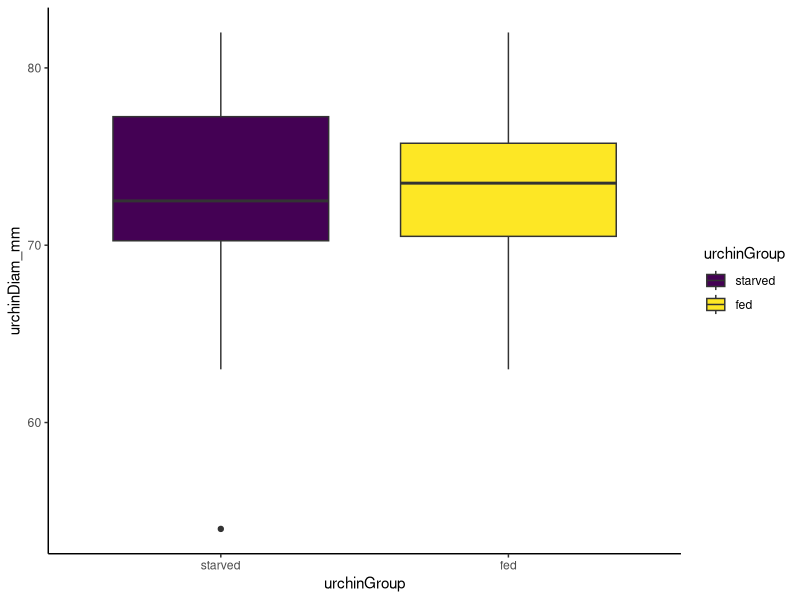
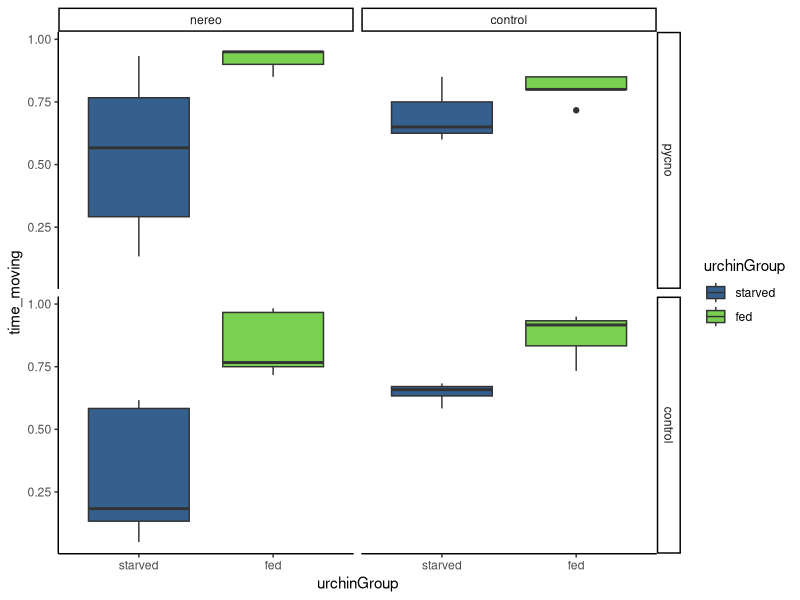
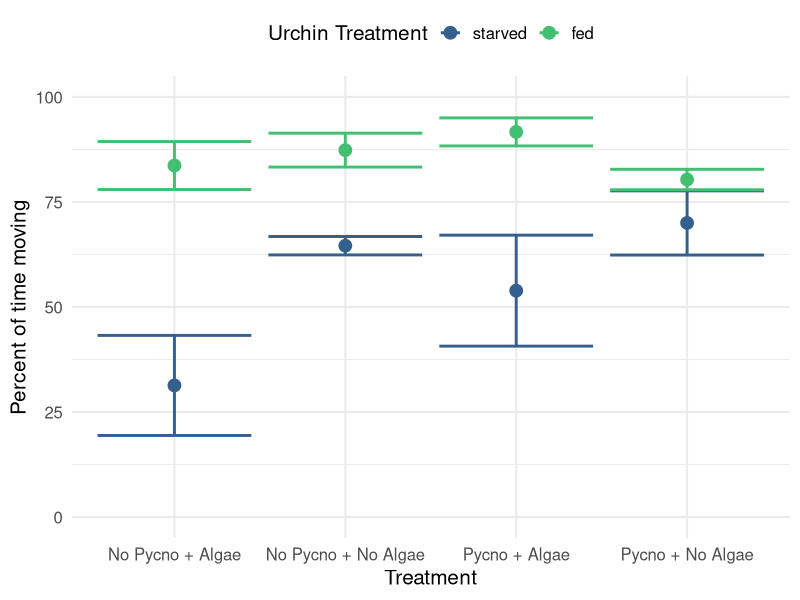
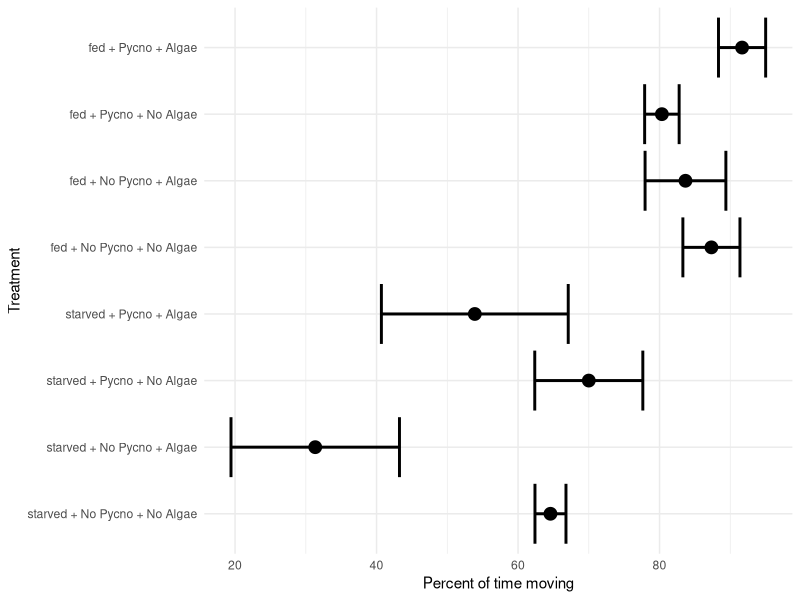

Write the R code that produced these figures, in order. (Note: this script raises an error after producing the figures.)
#++++++++++++++++++++++++++++++++++++++++++++++++++++++++++++++++++++++++++++++++++
#                                                                                ##
# Pycno-Urchin Dataset 2021 Figure Exploration                                   ##
# Script created 2021-08-31                                                      ##
# Last updated 2021-09-04                                                        ##
# Data source: Ross Whippo                                                       ##
# R code prepared by Ross Whippo                                                 ##
#                                                                                ##
#++++++++++++++++++++++++++++++++++++++++++++++++++++++++++++++++++++++++++++++++++

# SUMMARY:
# A script to QAQC and parse the 2021 pycno-urchin dataset.


# Required Files (check that script is loading latest version):
# trials2021_QAQC.csv

# Associated Scripts:
# trials2021_dataset_QAQC.R
# trials2021_model1.R

# TO DO 

# +++++++++++++++++++++++++++++++++++++++++++++++++++++++++++++++++++++++++++++++++
# TABLE OF CONTENTS                                                            ####
#                                                                                 +
# RECENT CHANGES TO SCRIPT                                                        +
# LOAD PACKAGES                                                                   +
# READ IN DATA                                                                    +
# MANIPULATE DATA                                                                 +
#                                                                                 +
#++++++++++++++++++++++++++++++++++++++++++++++++++++++++++++++++++++++++++++++++++

#++++++++++++++++++++++++++++++++++++++++++++++++++++++++++++++++++++++++++++++++++
# RECENT CHANGES TO SCRIPT                                                     ####
#++++++++++++++++++++++++++++++++++++++++++++++++++++++++++++++++++++++++++++++++++

# 2021-08-31 Script created

#++++++++++++++++++++++++++++++++++++++++++++++++++++++++++++++++++++++++++++++++++
# LOAD PACKAGES                                                                ####
#++++++++++++++++++++++++++++++++++++++++++++++++++++++++++++++++++++++++++++++++++

library(tidyverse)
library(viridis)

# set plot theme
theme_set(theme_classic())

#++++++++++++++++++++++++++++++++++++++++++++++++++++++++++++++++++++++++++++++++++
# READ IN DATA                                                                 ####
#++++++++++++++++++++++++++++++++++++++++++++++++++++++++++++++++++++++++++++++++++

trials2021_Q <- read_csv("Data/2021/trials2021_QAQC.csv", 
                       col_types = cols(algalTreat = col_factor(levels = c("nereo", "control")), 
                                        date = col_character(),  location = col_character(), 
                                        movement = col_character(), 
                                        pycnoTreat = col_factor(levels = c("pycno", "control")), 
                                        tank = col_factor(levels = c("TF1", "TF2")), 
                                        timeBegin = col_character(), timeEnd = col_character(), 
                                        urchinGroup = col_factor(levels = c("starved","fed")),
                                        location = col_factor(levels = c("c", "m", "f"))))

#++++++++++++++++++++++++++++++++++++++++++++++++++++++++++++++++++++++++++++++++++
# MANIPULATE DATA                                                              ####
#++++++++++++++++++++++++++++++++++++++++++++++++++++++++++++++++++++++++++++++++++

# is there a difference in mean test diameter between groups?

diams <- trials2021_Q %>%
  select(trial, urchinGroup, urchinDiam_mm) %>%
  distinct(trial, urchinGroup, urchinDiam_mm)

diams %>%
  ggplot(aes(x = urchinGroup, y = urchinDiam_mm, fill = urchinGroup)) +
  geom_boxplot() +
  scale_fill_viridis(discrete = TRUE)

t.test(urchinDiam_mm ~ urchinGroup, data = diams)

# Welch Two Sample t-test

# data:  urchinDiam_mm by urchinGroup
# t = -1.7371, df = 44.656, p-value = 0.08927
# alternative hypothesis: true difference in means is not equal to 0
# 95 percent confidence interval:
#  -5.9320892  0.4387559
# sample estimates:
#  mean in group starved     mean in group fed 
# 70.92000              73.66667 

# NO, 2.75mm average difference 

# is there a difference in time spent moving among all treatments?

movement <- trials2021_Q %>%
  select(trial, urchinGroup, pycnoTreat, algalTreat, movement) %>%
  filter(movement != "st") %>%
  add_column(move = 1) %>%
  group_by(trial, urchinGroup, pycnoTreat, algalTreat, move) %>%
  count(move) %>%
  mutate(time_moving = n/60)

movement %>%
  ggplot(aes(x = urchinGroup, y = time_moving, fill = urchinGroup)) +
  geom_boxplot() +
  scale_fill_viridis(discrete = TRUE, begin = 0.3, end = 0.8) +
  facet_grid(pycnoTreat ~ algalTreat)

# FHL Talk Figure (starved urchins always moved less)

movement %>%
  mutate(pycnoTreat = ifelse(pycnoTreat == 'pycno', "Pycno", "No Pycno")) %>%
  mutate(algalTreat = ifelse(algalTreat == 'nereo', "Algae", "No Algae")) %>%
  mutate(`Urchin Treatment` = urchinGroup) %>%
  unite("Treatment", pycnoTreat:algalTreat, sep = " + ") %>%
  mutate(`Percent of time moving` = time_moving*100) %>%
  ggplot(aes(x = Treatment, y = `Percent of time moving`, color = `Urchin Treatment`)) +
  scale_color_viridis(discrete = TRUE,
                      begin = 0.3,
                      end = 0.7,
                      option = "viridis") +
    stat_summary(
      geom = "point",
      fun = "mean",
      size = 4,
      shape = 19
    ) +
    geom_errorbar(stat="summary", fun.data="mean_se", size = 1) +
  scale_y_continuous(limits = c(0,100)) +
  theme_minimal(base_size = 15) +
  theme(legend.position = "top") 


# WSN Figure, urchin movement (used w/ treatment table icons)
movement %>%
  mutate(pycnoTreat = ifelse(pycnoTreat == 'pycno', "Pycno", "No Pycno")) %>%
  mutate(algalTreat = ifelse(algalTreat == 'nereo', "Algae", "No Algae")) %>%
  mutate(`Urchin Treatment` = urchinGroup) %>%
  unite("Treatment", urchinGroup:algalTreat, sep = " + ") %>%
  mutate(Treatment = as.factor(Treatment)) %>%
  mutate(Treatment =  factor(Treatment, levels = c("starved + No Pycno + No Algae",
                                                   "starved + No Pycno + Algae",
                                                   "starved + Pycno + No Algae",
                                                   "starved + Pycno + Algae",
                                                   "fed + No Pycno + No Algae",
                                                   "fed + No Pycno + Algae",
                                                   "fed + Pycno + No Algae",
                                                   "fed + Pycno + Algae"))) %>%
  mutate(`Percent of time moving` = time_moving*100) %>%
  ggplot(aes(x = `Percent of time moving`, y = Treatment)) + 
  stat_summary(
    geom = "point",
    fun = "mean",
    size = 4,
    shape = 19
  ) +
  geom_errorbar(stat="summary", fun.data="mean_se", size = 1) +
  theme_minimal()
  


urchin_timeseries %>%
  group_by(pycno, ID) %>%
  mutate(cc = cumsum(consumed) * 0.339) %>%
  mutate(Treatment = ifelse(pycno == 'yes', "Pycno", "Control")) %>%
  ggplot(aes(x = hours, y = cc, color = Treatment)) +
  scale_color_viridis(discrete = TRUE,
                      begin = 0.3,
                      end = 0.7,
                      option = "magma") +
  geom_line(aes(group = ID), alpha = 0.3) +
  stat_summary(
    geom = "point",
    fun = "mean",
    size = 4,
    shape = 19
  ) +
  geom_errorbar(stat="summary", fun.data="mean_se", size = 1) +
  scale_y_continuous(name = "Amount of kelp consumed (g)") + 
  theme_minimal(base_size = 15) +
  theme(legend.position = "top") 




# do treatments spend different amounts of time interacting with the signal?

interaction <- trials2021_Q %>%
  select(trial, urchinGroup, pycnoTreat, algalTreat, interaction) %>%
  filter(interaction != "ni") %>%
  add_column(interact = 1) %>%
  group_by(trial, urchinGroup, pycnoTreat, algalTreat, interact) %>%
  count(interact) %>%
  mutate(time_interacting = n/60)

interaction %>%
  ggplot(aes(x = urchinGroup, y = time_interacting, fill = urchinGroup)) +
  geom_boxplot() +
  scale_fill_viridis(discrete = TRUE, begin = 0.3, end = 0.8) +
  facet_grid(pycnoTreat ~ algalTreat)

# FHL Talk Figure

interaction %>%
  mutate(pycnoTreat = ifelse(pycnoTreat == 'pycno', "Pycno", "No Pycno")) %>%
  mutate(algalTreat = ifelse(algalTreat == 'nereo', "Algae", "No Algae")) %>%
  mutate(`Urchin Treatment` = urchinGroup) %>%
  unite("Treatment", pycnoTreat:algalTreat, sep = " + ") %>%
  filter(Treatment %in% c("No Pycno + Algae", "Pycno + Algae")) %>%
  mutate(`Percent of time interacting` = time_interacting*100) %>%
  ggplot(aes(x = Treatment, y = `Percent of time interacting`, color = `Urchin Treatment`)) +
  scale_color_viridis(discrete = TRUE,
                      begin = 0.3,
                      end = 0.7,
                      option = "viridis") +
  stat_summary(
    geom = "point",
    fun = "mean",
    size = 4,
    shape = 19
  ) +
  geom_errorbar(stat="summary", fun.data="mean_se", size = 1) +
  scale_y_continuous(limits = c(0,100)) +
  theme_minimal(base_size = 15) +
  theme(legend.position = "top") 

# WSN percent interaction figure
interaction %>%
  mutate(pycnoTreat = ifelse(pycnoTreat == 'pycno', "Pycno", "No Pycno")) %>%
  mutate(algalTreat = ifelse(algalTreat == 'nereo', "Algae", "No Algae")) %>%
  mutate(`Urchin Treatment` = urchinGroup) %>%
  filter(algalTreat == "Algae") %>%
  unite("Treatment", urchinGroup:algalTreat, sep = " + ") %>%
  mutate(`Percent of time interacting` = time_interacting*100) %>%
  mutate(Treatment =  factor(Treatment, levels = c("starved + No Pycno + Algae",
                                                   "starved + Pycno + Algae",
                                                   "fed + No Pycno + Algae",
                                                   "fed + Pycno + Algae"))) %>%
  ggplot(aes(x = `Percent of time interacting`, y = Treatment)) +
 stat_summary(
    geom = "point",
    fun = "mean",
    size = 4,
    shape = 19
  ) +
  geom_errorbar(stat="summary", fun.data="mean_se", size = 1) +
  scale_x_continuous(limits = c(0,100)) +
  theme_minimal(base_size = 15) +
  theme(legend.position = "top") 


# percent time urchins spent interacting
interact_percent <- interaction %>%
  unite(treats, algalTreat, pycnoTreat, sep = "_") %>%
  filter(treats == 'nereo_pycno') %>%
  group_by(urchinGroup) %>%
  summarise(mean(time_interacting)) 
  

movement %>%
  mutate(pycnoTreat = ifelse(pycnoTreat == 'pycno', "Pycno", "No Pycno")) %>%
  mutate(algalTreat = ifelse(algalTreat == 'nereo', "Algae", "No Algae")) %>%
  mutate(`Urchin Treatment` = urchinGroup) %>%
  unite("Treatment", pycnoTreat:algalTreat, sep = " + ") %>%
  mutate(`Percent of time moving` = time_moving*100) %>%
  ggplot(aes(x = Treatment, y = `Percent of time moving`, color = `Urchin Treatment`)) +
  scale_color_viridis(discrete = TRUE,
                      begin = 0.3,
                      end = 0.7,
                      option = "viridis") +
  stat_summary(
    geom = "point",
    fun = "mean",
    size = 4,
    shape = 19
  ) +
  geom_errorbar(stat="summary", fun.data="mean_se", size = 1) +
  scale_y_continuous(limits = c(0,100)) +
  theme_minimal(base_size = 15) +
  theme(legend.position = "top") 


# do urchin spend different amounts of time in distance zones among treatments?

location <- trials2021_Q %>%
  select(trial, urchinGroup, pycnoTreat, algalTreat, location) %>%
  add_column(locate = 1) %>%
  group_by(trial, urchinGroup, pycnoTreat, algalTreat, location) %>%
  count(locate) %>%
  mutate(time_spent = n/60)
location$location <- factor(location$location, levels = c("c", "m", "f"))

location %>%
  ggplot(aes(x = location, y = time_spent, fill = urchinGroup)) +
  geom_boxplot() +
  scale_fill_viridis(discrete = TRUE, begin = 0.3, end = 0.8) +
  facet_grid(pycnoTreat ~ algalTreat)

# is there a difference in movement + location?

move_loc <- trials2021_Q %>%
  select(trial, urchinGroup, pycnoTreat, algalTreat, movement, location) %>%
  mutate(moves = case_when(movement == "ma" ~ "moving",
                           movement == "mp" ~ "moving",
                           movement == "mt" ~ "moving",
                           movement == "st" ~ "still")) %>%
  unite(mov_loc, moves, location, sep = "_") %>%
  add_column(place = 1) %>%
  group_by(trial, urchinGroup, pycnoTreat, algalTreat, mov_loc) %>%
  count(place) %>%
  mutate(time_spent = n/60) 
move_loc$mov_loc <- factor(move_loc$mov_loc, levels = c("moving_c", "still_c", "moving_m", "still_m", "moving_f", "still_f"))

move_loc %>%
  ggplot(aes(x = mov_loc, y = time_spent, fill = urchinGroup)) +
  geom_boxplot() +
  scale_fill_viridis(discrete = TRUE, begin = 0.3, end = 0.8) +
  facet_wrap(pycnoTreat ~ algalTreat)

# What does movment look like over the course of an hour for each treatment?

time_move <- trials2021_Q %>%
  select(trial, urchinGroup, pycnoTreat, algalTreat, timePoint_min, distance_cm) %>%
  group_by(trial) %>%
  unite(treatment, pycnoTreat, algalTreat, sep = "_") %>%
  mutate(treatment = factor(treatment))


time_move %>%
  ggplot(aes(x = timePoint_min, y = distance_cm, fill = treatment, group = treatment)) +
  geom_point() +
  geom_smooth(method = "loess") +
  scale_fill_viridis(discrete = TRUE) +
  facet_wrap(.~ urchinGroup)

# direct comparison to Belleza et al 2021 Figure 2

NMIOdata <- trials2021_Q %>%
  select(trial, urchinGroup, pycnoTreat, algalTreat, movement, location, interaction) %>%
#  mutate(still = movement) %>%
#  mutate(recode(still, 'st' = 1,
#                'ma' = 0,
#                'mt' = 0,
#                'mp' = 0), 
#         .keep = 'unused') %>%
#  rename('still' = 'recode(still, st = 1, ma = 0, mt = 0, mp = 0)') %>%
#  mutate(still = as.character(still)) %>%
  pivot_longer(cols = c(movement, location, interaction),
               names_to = "behavior",
               values_to = "value") %>%
  mutate(recode(value, 'i' = 1,
         'ma' = 1,
         'mt' = 1,
         'mp' = 1,
         'c' = 1,
         'm' = 1,
         'ni' = 0,
         'f' = 0,
         'st' = 0)) %>%
        # '0' = 0,
        # '1' = 1)) %>%
  rename('count' = 'recode(...)') %>%
  group_by(trial, urchinGroup, pycnoTreat, algalTreat, behavior) %>%
  summarise(sum(`count`)) %>%
  rename('count' = 'sum(count)') %>%
  unite('treatment', pycnoTreat, algalTreat, sep = "-")
  
# IRM Figure after existing movement literature

ggplot(NMIOdata, aes(x = behavior, y = count, fill = urchinGroup)) +
  geom_boxplot() +
  theme_linedraw() +
  scale_fill_viridis(discrete = TRUE, begin = 0.2, end = 0.8) +
  facet_grid(.~treatment) +
  labs(y = "minutes") + 
  scale_x_discrete(labels = c("interacting", "ROI", "moving"))

# reorganized IRM figure from grad student feedback

# New facet label names for treatment variable
treat_labs <- c(
  'control-control' = "control",
  'control-nereo' = "nereo",
  'pycno-control' = "pycno",
  'pycno-nereo' = "nereo + pycno")

# standard error function 
MinMeanSEMMax <- function(x) {
  v <- c(min(x), mean(x) - sd(x)/sqrt(length(x)), mean(x), mean(x) + sd(x)/sqrt(length(x)), max(x))
  names(v) <- c("ymin", "lower", "middle", "upper", "ymax")
  v
}

ggplot(NMIOdata, aes(y = count, fill = urchinGroup)) +
  geom_boxplot() +
  theme_linedraw() +
  theme(axis.ticks.x = element_blank(),
        axis.text.x = element_blank()) +
  scale_fill_viridis(discrete = TRUE, begin = 0.2, end = 0.8) +
  facet_grid(behavior~treatment, labeller = labeller(treatment = treat_labs)) +
  labs(y = "percent time") + 
  scale_y_continuous(breaks = seq(0, 60, len = 3), labels = function(x) paste0((x/60)*100, "%")) 
  

# numerical values

# algae only interaction times

NMIOdata %>%
  filter(behavior == "interaction") %>%
  filter(treatment == "control-nereo") %>%
  group_by(urchinGroup) %>%
  summarise(mean(count), median(count), sd(count))
NMIOdata %>%
  filter(behavior == "interaction") %>%
  filter(treatment == "control-nereo") %>%
  group_by(urchinGroup) %>%
  summarise(sd(count)/sqrt(length(count)))

# algae pycno interaction times

NMIOdata %>%
  filter(behavior == "interaction") %>%
  filter(treatment == "pycno-nereo") %>%
  group_by(urchinGroup) %>%
  summarise(mean(count), median(count), sd(count))
NMIOdata %>%
  filter(behavior == "interaction") %>%
  filter(treatment == "pycno-nereo") %>%
  group_by(urchinGroup) %>%
  summarise(sd(count)/sqrt(length(count)))
  
# time spent in ROI algae only

NMIOdata %>%
  filter(behavior == "location") %>%
  filter(treatment == "control-nereo") %>%
  group_by(urchinGroup) %>%
  summarise(mean(count), median(count), sd(count))
NMIOdata %>%
  filter(behavior == "location") %>%
  filter(treatment == "control-nereo") %>%
  group_by(urchinGroup) %>%
  summarise(sd(count)/sqrt(length(count)))

# time spent in ROI algae and pycno

NMIOdata %>%
  filter(behavior == "location") %>%
  filter(treatment == "pycno-nereo") %>%
  group_by(urchinGroup) %>%
  summarise(mean(count), median(count), sd(count))
NMIOdata %>%
  filter(behavior == "location") %>%
  filter(treatment == "pycno-nereo") %>%
  group_by(urchinGroup) %>%
  summarise(sd(count)/sqrt(length(count)))

# time spent moving algae and pycno

NMIOdata %>%
  filter(behavior == "movement") %>%
  filter(treatment == "pycno-nereo") %>%
  group_by(urchinGroup) %>%
  summarise(mean(count), median(count), sd(count))
NMIOdata %>%
  filter(behavior == "movement") %>%
  filter(treatment == "pycno-nereo") %>%
  group_by(urchinGroup) %>%
  summarise(sd(count)/sqrt(length(count)))


  ############### SUBSECTION HERE

####
#<<<<<<<<<<<<<<<<<<<<<<<<<<END OF SCRIPT>>>>>>>>>>>>>>>>>>>>>>>>#

# SCRATCH PAD ####

test <- movement %>%
  mutate(pycnoTreat = ifelse(pycnoTreat == 'pycno', "Pycno", "No Pycno")) %>%
  mutate(algalTreat = ifelse(algalTreat == 'nereo', "Algae", "No Algae")) %>%
  mutate(`Urchin Treatment` = urchinGroup) %>%
  unite("Treatment", urchinGroup:algalTreat, sep = " + ") %>%
  mutate(Treatment = as.factor(Treatment)) %>%
  mutate(Treatment =  factor(Treatment, levels = c("fed + Pycno + Algae",
                                         "fed + Pycno + No Algae",
                                         "fed + No Pycno + Algae",
                                         "fed + No Pycno + No Algae",
                                         "starved + Pycno + Algae",
                                         "starved + Pycno + No Algae",
                                         "starved + No Pycno + Algae",
                                         "starved + No Pycno + No Algae")))


str(test)
